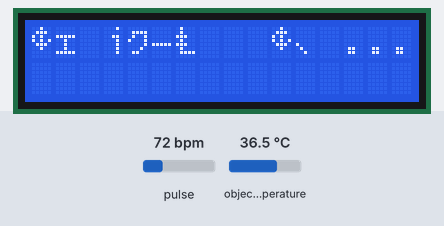
Simulated run of this sketch. Board: Arduino Uno, built with avr-gcc and run on an emulated ATmega328P. On the bench: 16×2 character LCD. The inputs (shaded band) are chosen by the test bench; at power-on: pulse 72 bpm, object temperature 36.5 °C. Random numbers use the default seed unless the sketch sets one; the modem accepts every AT command (registered, SIM ready, sends succeed) and sends nothing else; what the sketch prints to the serial monitor is not drawn.

Above: at 0.2 s.
At 48.2 s:
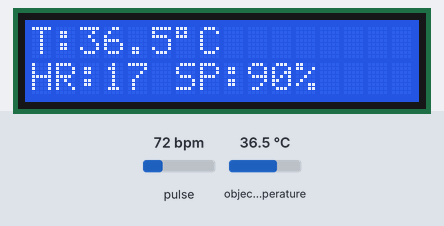
At 57.1 s:
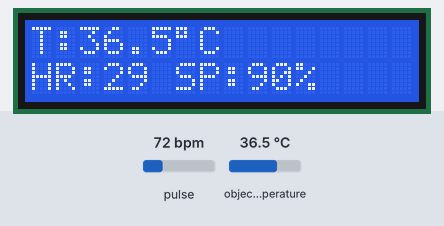
At 66.0 s:
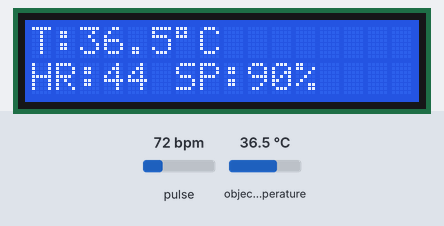
At 74.8 s:
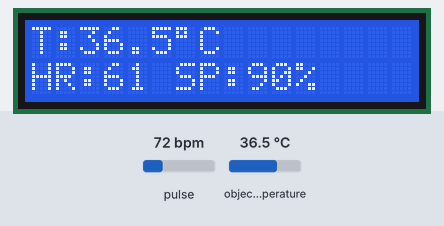
At 92.6 s:
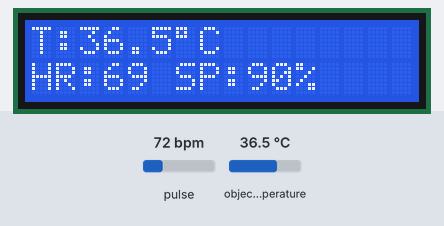

Measured:
- what the display in image 1 shows lasts 8.9 s, from 48.1 s to 57.0 s

The sketch:

final2_debug3.ino
```cpp
#include <Wire.h>
#include <LiquidCrystal.h>
#include "MAX30105.h"
#include "spo2_algorithm.h"
#include "heartRate.h"
#include <Adafruit_MLX90614.h>
#include <SoftwareSerial.h>
#include <SPI.h>
#include <MFRC522.h>

LiquidCrystal lcd(A0, A1, 4, 5, 6, 7);
SoftwareSerial espSerial(2, 3);

#define RST_PIN 9
#define SS_PIN 10

MFRC522 mfrc522(SS_PIN, RST_PIN);
MAX30105 particleSensor;
Adafruit_MLX90614 mlx;

const char* WIFI_SSID = "addinedu_class_1(2.4G)";
const char* WIFI_PASSWORD = "addinedu1";
const char* TCP_SERVER = "34.64.53.123";
const int TCP_PORT = 8888;

bool wifiConnected = false;
bool tcpConnected = false;
bool uidApproved = false;

unsigned long lastSendTime = 0;
const unsigned long SEND_INTERVAL = 60000UL;

const byte RATE_SIZE = 4;
byte rates[RATE_SIZE];
byte rateSpot = 0;
long lastBeat = 0;
float beatsPerMinute;
int beatAvg;

uint8_t prevHR = 0;
uint8_t prevSP = 0;
float prevTemp = 0.0;

bool error_fall = false;
bool error_highT = false;
bool error_lowT = false;
bool error_highHR = false;
bool error_lowHR = false;
bool error_lowSPO2 = false;

bool sendATCommand(const char* command, const char* expected, unsigned long timeout = 2000) {
    espSerial.println(command);
    Serial.print("AT 명령 전송: "); Serial.println(command);
    unsigned long start = millis();
    String resp;
    while (millis() - start < timeout) {
        if (espSerial.available()) {
            resp += (char)espSerial.read();
        }
    }
    if (resp.indexOf(expected) != -1) {
        Serial.println("응답 확인됨: " + String(expected));
        return true;
    }
    Serial.println("응답 시간 초과");
    return false;
}

bool connectWiFi() {
    if (!sendATCommand("AT", "OK")) return false;
    if (!sendATCommand("AT+CWMODE=1", "OK")) return false;
    String cmd = "AT+CWJAP=\"" + String(WIFI_SSID) + "\",\"" + WIFI_PASSWORD + "\"";
    return sendATCommand(cmd.c_str(), "OK", 20000);
}

bool connectTCP() {
    String cmd = "AT+CIPSTART=\"TCP\",\"" + String(TCP_SERVER) + "\"," + TCP_PORT;
    return sendATCommand(cmd.c_str(), "OK", 10000);
}

bool sendTCPData(const char* data, int len) {
    String cmd = "AT+CIPSEND=" + String(len);
    if (!sendATCommand(cmd.c_str(), ">")) return false;
    espSerial.write((uint8_t*)data, len);
    return sendATCommand("", "SEND OK", 5000);
}

void handleSerialCommand(String cmd) {
    cmd.trim();
    if (cmd == "CFD") error_fall = false;
    else if (cmd == "CHT") error_highT = false;
    else if (cmd == "CLT") error_lowT = false;
    else if (cmd == "CHH") error_highHR = false;
    else if (cmd == "CLH") error_lowHR = false;
    else if (cmd == "CLS") error_lowSPO2 = false;
    else Serial.println("알 수 없는 명령");
}

void setup() {
    Serial.begin(9600);
    espSerial.begin(9600);
    lcd.begin(16, 2);
    lcd.print("초기화 중...");

    SPI.begin();
    mfrc522.PCD_Init();
    Wire.begin();

    if (!particleSensor.begin(Wire, I2C_SPEED_FAST)) {
        lcd.clear(); lcd.print("MAX30105 오류"); while(1);
    }
    particleSensor.setup();
    particleSensor.setPulseAmplitudeRed(0x0A);
    particleSensor.setPulseAmplitudeIR(0x1F);

    if (!mlx.begin()) {
        lcd.clear(); lcd.print("MLX90614 오류"); while(1);
    }

    for (byte i = 0; i < RATE_SIZE; i++) rates[i] = 0;

    while (!wifiConnected) { wifiConnected = connectWiFi(); delay(3000); }
    while (!tcpConnected)  { tcpConnected  = connectTCP();  delay(3000); }

    lcd.clear();
    Serial.println("시스템 초기화 완료");
}

void loop() {
    // 시리얼 명령 처리 (에러 설정/해제)
    if (Serial.available()) {
        String cmd = Serial.readStringUntil('\n');
        cmd.trim();

        if (cmd == "FD")       error_fall = true;
        else if (cmd == "HT")  error_highT = true;
        else if (cmd == "LT")  error_lowT = true;
        else if (cmd == "HH")  error_highHR = true;
        else if (cmd == "LH")  error_lowHR = true;
        else if (cmd == "LS")  error_lowSPO2 = true;

        else if (cmd == "CFD") error_fall = false;
        else if (cmd == "CHT") error_highT = false;
        else if (cmd == "CLT") error_lowT = false;
        else if (cmd == "CHH") error_highHR = false;
        else if (cmd == "CLH") error_lowHR = false;
        else if (cmd == "CLS") error_lowSPO2 = false;

        else Serial.println("알 수 없는 명령");
    }
    if (Serial.available()) {
        String cmd = Serial.readStringUntil('\n');
        handleSerialCommand(cmd);
    }

    float tempC = mlx.readObjectTempC();
    if (tempC > 39.0) error_highT = true;
    if (tempC < 35.0) error_lowT = true;

    uint8_t hr = 0, sp = 0;
    bool valid = false;
    unsigned long t0 = millis();

    while (millis() - t0 < 3000) {
        long ir = particleSensor.getIR();
        if (ir < 5000) { delay(10); continue; }
        if (checkForBeat(ir)) {
            long d = millis() - lastBeat;
            lastBeat = millis();
            beatsPerMinute = 60.0 / (d / 1000.0);
            if (beatsPerMinute > 40 && beatsPerMinute < 120) {
                rates[rateSpot++] = (byte)beatsPerMinute;
                rateSpot %= RATE_SIZE;
                beatAvg = 0;
                for (byte x = 0; x < RATE_SIZE; x++) beatAvg += rates[x];
                beatAvg /= RATE_SIZE;
                if (beatAvg > 0) { hr = beatAvg; valid = true; }
            }
        }
        uint32_t rv = particleSensor.getRed();
        if (rv > 0 && ir > 5000) {
            float r = (float)rv / ir;
            if (r > 0 && r < 1) sp = constrain(110 - 25 * r, 90, 99);
            else sp = 95;
        }
        if (valid && sp > 0) break;
        delay(10);
    }

    if (!valid || hr == 0)    hr = (prevHR > 0) ? constrain(prevHR + random(-2, 3), 65, 90) : 75;
    if (sp == 0)              sp = (prevSP > 0) ? constrain(prevSP + random(-1, 2), 92, 98) : 95;
    if (prevHR > 0) {
        hr = (hr * 2 + prevHR) / 3;
        sp = (sp * 2 + prevSP) / 3;
        if (abs(tempC - prevTemp) > 1.0) tempC = (tempC + prevTemp) / 2;
    }
    hr = min(hr, (uint8_t)100);

    if (hr > 150) error_highHR = true;
    if (hr < 50) error_lowHR = true;
    if (sp < 80) error_lowSPO2 = true;

    uint8_t alert_byte = 0;
    if (error_fall)     alert_byte |= 0x01;
    if (error_highT)    alert_byte |= 0x02;
    if (error_lowT)     alert_byte |= 0x04;
    if (error_highHR)   alert_byte |= 0x08;
    if (error_lowHR)    alert_byte |= 0x10;
    if (error_lowSPO2)  alert_byte |= 0x40;

    if (alert_byte != 0) {
        char packet[4];
        packet[0] = 'S'; packet[1] = 'S';
        packet[2] = (char)alert_byte;
        packet[3] = '\n';
        sendTCPData(packet, 4);
    }

    lastSendTime = millis();

    lcd.clear();
    lcd.setCursor(0, 0);
    lcd.print("T:"); lcd.print(tempC, 1); lcd.print((char)223); lcd.print("C");
    lcd.setCursor(0, 1);
    lcd.print("HR:"); lcd.print(hr);
    lcd.print(" SP:"); lcd.print(sp); lcd.print("%");

    prevHR = hr;
    prevSP = sp;
    prevTemp = tempC;

    delay(1000);
}
```
